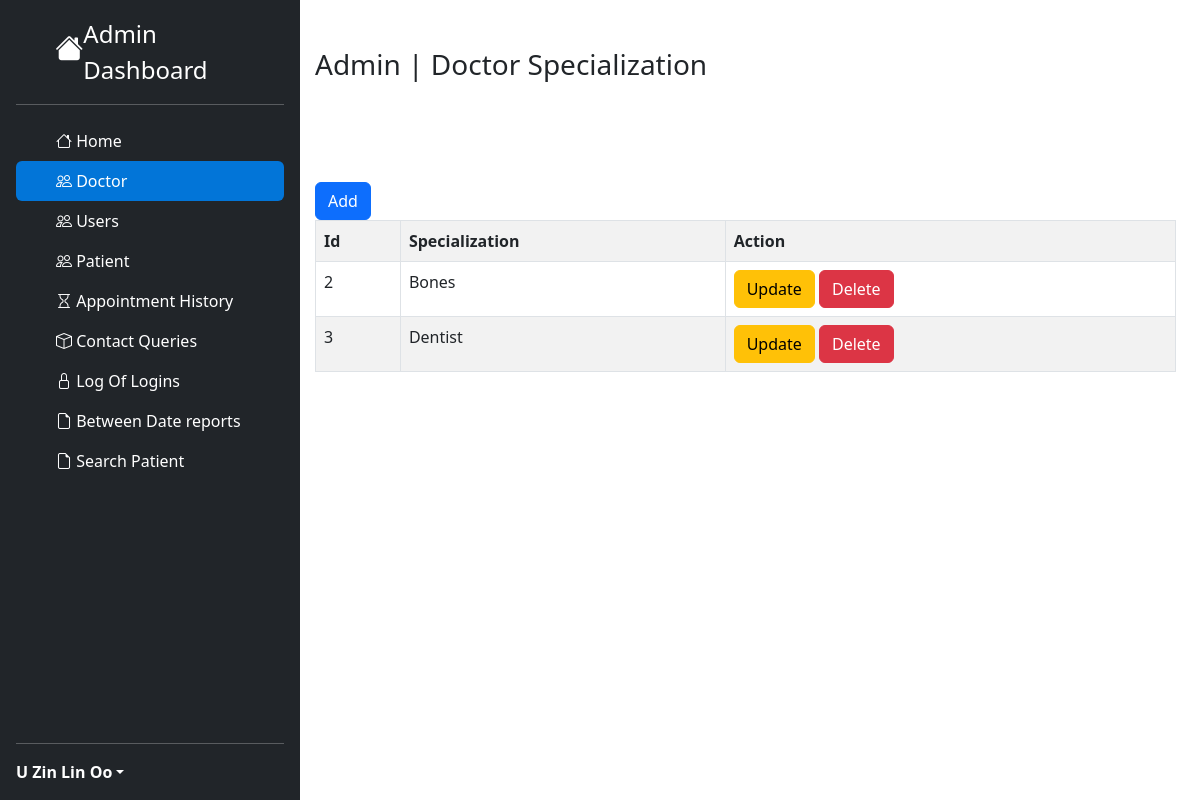
The app's page /admin/doctorspecial.php (signed in) with its own data.
### tables this page shows
CREATE TABLE `doctors` (
  `id` int(11) NOT NULL,
  `specialization` int(11) NOT NULL,
  `name` varchar(255) NOT NULL,
  `address` varchar(255) NOT NULL,
  `fees` int(11) NOT NULL,
  `contactno` bigint(15) NOT NULL,
  `email` varchar(255) NOT NULL,
  `password` varchar(255) NOT NULL,
  `createDate` date NOT NULL DEFAULT current_timestamp(),
  `updateDate` date NOT NULL DEFAULT current_timestamp()
);

CREATE TABLE `specialization` (
  `id` int(11) NOT NULL,
  `specialization` varchar(255) NOT NULL
);

### Controller/queries.ctr.php (called while the page is built, shortened)
<?php
require 'connecttodb.pdo.php';
class queries
{
  public function selectall($table)
  {
    global $pdo;
    $stmt = $pdo->prepare("SELECT * FROM $table");
    $stmt->execute();
    return $stmt->fetchall();
  }
  public function select($table, $id)
  {
    global $pdo;
    $stmt = $pdo->prepare("SELECT * FROM $table WHERE id=$id");
    $stmt->execute();
    return $stmt->fetch(PDO::FETCH_ASSOC);
  }
}
?>

### admin/doctorspecial.php (the view, shortened to what this page needs)
<?php
include '../Resources/bootstrap.res.php';
include '../Controller/queries.ctr.php';
$query = new queries();
?>
<!DOCTYPE html>
<html lang="en" dir="ltr">
  <head>
  </head>
  <body>
    <div class="row" style="margin: 0px !important; margin-left: -12px !important;">
      <div class="col-3">
        <?php
        include 'sidebar.php';
        ?>
      </div>
      <div class="col-9">
        <div class="container mt-5">
          <h3>Admin | Doctor Specialization</h3>
          <div class="" style="margin-top:100px;">
            <a href="addspecial.php" class="btn btn-primary">Add</a>
            <table class="table table-striped table-hover table-bordered">
              <tr>
                <th>Id</th>
                <th>Specialization</th>
                <th>Action</th>
              </tr>
              <?php
              $specdatas = $query->selectall('specialization');
              foreach ($specdatas as $specdata) {
                ?>
                <tr>
                  <td><?php echo $specdata['id']; ?></td>
                  <td><?php echo $specdata['specialization']; ?></td>
                  <td>
                    <a href="specialedit.php?id=<?php echo $specdata['id']; ?>" class="btn btn-warning">Update</a>
                    <a href="specialdelete.php?id=<?php echo $specdata['id']; ?>" class="btn btn-danger" onclick="return confirm('are you sure to delete?')">Delete</a>
                  </td>
                </tr>
                <?php
              }
               ?>
            </table>
          </div>
        </div>
      </div>
    </div>
  </body>
</html>

### admin/sidebar.php (shortened to what this page needs)
<div class="d-flex flex-column flex-shrink-0 p-3 text-white bg-dark" style="width: 25%; height:100%; position:fixed;">
    <a href="/HospitalProgram/users/" class="d-flex align-items-center mb-3 mb-md-0 me-md-auto text-white text-decoration-none">
      <svg class="" width="40" height="32"><i class="bi bi-house-fill h3"></i></svg>
      <span class="fs-4">Admin Dashboard</span>
    </a>
    <hr>
    <ul class="nav nav-pills flex-column mb-auto">
      <li class="nav-item">
        <a href="/HospitalProgram/admin/" class="nav-link home" aria-current="page">
          <svg class="bi me-2" width="16" height="16"><i class="bi bi-house"></i> </svg>
          Home
        </a>
      </li>
      <li>
        <a href="/HospitalProgram/admin/appointmenthistory.php" class="nav-link text-white doctor" data-bs-toggle="collapse" data-bs-target="#doc-collapse" aria-expanded="true">
          <svg class="bi me-2" width="16" height="16"><i class="bi bi-people"></i></svg>
          Doctor
        </a>
      </li>
      <li>
        <a href="/HospitalProgram/admin/appointmenthistory.php" class="nav-link text-white user" data-bs-toggle="collapse" data-bs-target="#user-collapse" aria-expanded="true">
          <svg class="bi me-2" width="16" height="16"><i class="bi bi-people"></i></svg>
          Users
        </a>
      </li>
      <li>
        <a href="/HospitalProgram/admin/appointmenthistory.php" class="nav-link text-white patient" data-bs-toggle="collapse" data-bs-target="#patient-collapse" aria-expanded="true">
          <svg class="bi me-2" width="16" height="16"><i class="bi bi-people"></i></svg>
          Patient
        </a>
      </li>
      <li>
        <a href="/HospitalProgram/admin/appointmenthistory.php" class="nav-link text-white appointmenthistory">
          <svg class="bi me-2" width="16" height="16"><i class="bi bi-hourglass"></i></svg>
          Appointment History
        </a>
      </li>
      <li>
        <a href="/HospitalProgram/admin/message.php" class="nav-link text-white message" data-bs-toggle="collapse" data-bs-target="#queires-collapse" aria-expanded="true">
          <svg class="bi me-2" width="16" height="16"><i class="bi bi-box"></i></svg>
          Contact Queries
        </a>
      </li>
      <li>
        <a href="/HospitalProgram/admin/message.php" class="nav-link text-white loginlog" data-bs-toggle="collapse" data-bs-target="#lock-collapse" aria-expanded="true">
          <svg class="bi me-2" width="16" height="16"><i class="bi bi-lock"></i></svg>
          Log Of Logins
        </a>
      </li>
      <li>
        <a href="/HospitalProgram/admin/bwreport.php" class="nav-link text-white betweendatereport">
          <svg class="bi me-2" width="16" height="16"><i class="bi bi-file-earmark"></i></svg>
          Between Date reports
        </a>
      </li>
      <li>
        <a href="/HospitalProgram/admin/searchpatient.php" class="nav-link text-white patientsearch">
          <svg class="bi me-2" width="16" height="16"><i class="bi bi-file-earmark"></i></svg>
          Search Patient
        </a>
      </li>
    </ul>
    <hr>
    <div class="dropdown">
      <a href="#" class="d-flex align-items-center text-white text-decoration-none dropdown-toggle" id="dropdownUser1" data-bs-toggle="dropdown" aria-expanded="false">
        <?php
        $id = $_SESSION['userid'];
        $doctordatadata = $query->select('doctors', $id);
        ?>
        <strong><?php echo $doctordatadata['name']; ?></strong>
      </a>
    </div>
  </div>

### admin/doctorspecial.php (style rules this page uses)
.home { color: white !important; }
.doctor { background-color: #0275d8 !important; }

### records on screen
doctors: name "U Zin Lin Oo"
specialization: id "2", specialization "Bones"
specialization: id "3", specialization "Dentist"
